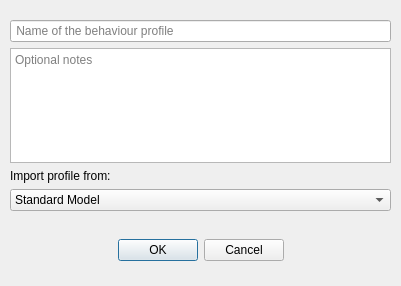
<?xml version="1.0" encoding="UTF-8"?>
<ui version="4.0">
 <class>NewBehaviourDlg</class>
 <widget class="QDialog" name="NewBehaviourDlg">
  <property name="geometry">
   <rect>
    <x>0</x>
    <y>0</y>
    <width>401</width>
    <height>286</height>
   </rect>
  </property>
  <property name="windowTitle">
   <string>New Behaviour Definition</string>
  </property>
  <widget class="QDialogButtonBox" name="buttonBox">
   <property name="enabled">
    <bool>true</bool>
   </property>
   <property name="geometry">
    <rect>
     <x>10</x>
     <y>230</y>
     <width>381</width>
     <height>41</height>
    </rect>
   </property>
   <property name="orientation">
    <enum>Qt::Horizontal</enum>
   </property>
   <property name="standardButtons">
    <set>QDialogButtonBox::Cancel|QDialogButtonBox::Ok</set>
   </property>
   <property name="centerButtons">
    <bool>true</bool>
   </property>
  </widget>
  <widget class="QWidget" name="layoutWidget">
   <property name="geometry">
    <rect>
     <x>10</x>
     <y>20</y>
     <width>381</width>
     <height>191</height>
    </rect>
   </property>
   <layout class="QVBoxLayout" name="verticalLayout">
    <item>
     <widget class="QLineEdit" name="leName">
      <property name="sizePolicy">
       <sizepolicy hsizetype="Ignored" vsizetype="Fixed">
        <horstretch>0</horstretch>
        <verstretch>0</verstretch>
       </sizepolicy>
      </property>
      <property name="toolTip">
       <string>Enter a name for the new model</string>
      </property>
      <property name="text">
       <string/>
      </property>
      <property name="maxLength">
       <number>50</number>
      </property>
      <property name="placeholderText">
       <string> Name of the behaviour profile</string>
      </property>
     </widget>
    </item>
    <item>
     <widget class="QTextEdit" name="teNotes">
      <property name="toolTip">
       <string>Enter any notes here</string>
      </property>
      <property name="placeholderText">
       <string>Optional notes</string>
      </property>
     </widget>
    </item>
    <item>
     <widget class="QLabel" name="label">
      <property name="text">
       <string>Import profile from:</string>
      </property>
     </widget>
    </item>
    <item>
     <widget class="QComboBox" name="comboBox">
      <property name="currentText">
       <string>Standard Model</string>
      </property>
      <property name="currentIndex">
       <number>0</number>
      </property>
      <item>
       <property name="text">
        <string>Standard Model</string>
       </property>
      </item>
     </widget>
    </item>
   </layout>
  </widget>
 </widget>
 <resources/>
 <connections>
  <connection>
   <sender>buttonBox</sender>
   <signal>accepted()</signal>
   <receiver>NewBehaviourDlg</receiver>
   <slot>accept()</slot>
   <hints>
    <hint type="sourcelabel">
     <x>248</x>
     <y>254</y>
    </hint>
    <hint type="destinationlabel">
     <x>157</x>
     <y>274</y>
    </hint>
   </hints>
  </connection>
  <connection>
   <sender>buttonBox</sender>
   <signal>rejected()</signal>
   <receiver>NewBehaviourDlg</receiver>
   <slot>reject()</slot>
   <hints>
    <hint type="sourcelabel">
     <x>316</x>
     <y>260</y>
    </hint>
    <hint type="destinationlabel">
     <x>286</x>
     <y>274</y>
    </hint>
   </hints>
  </connection>
 </connections>
</ui>
